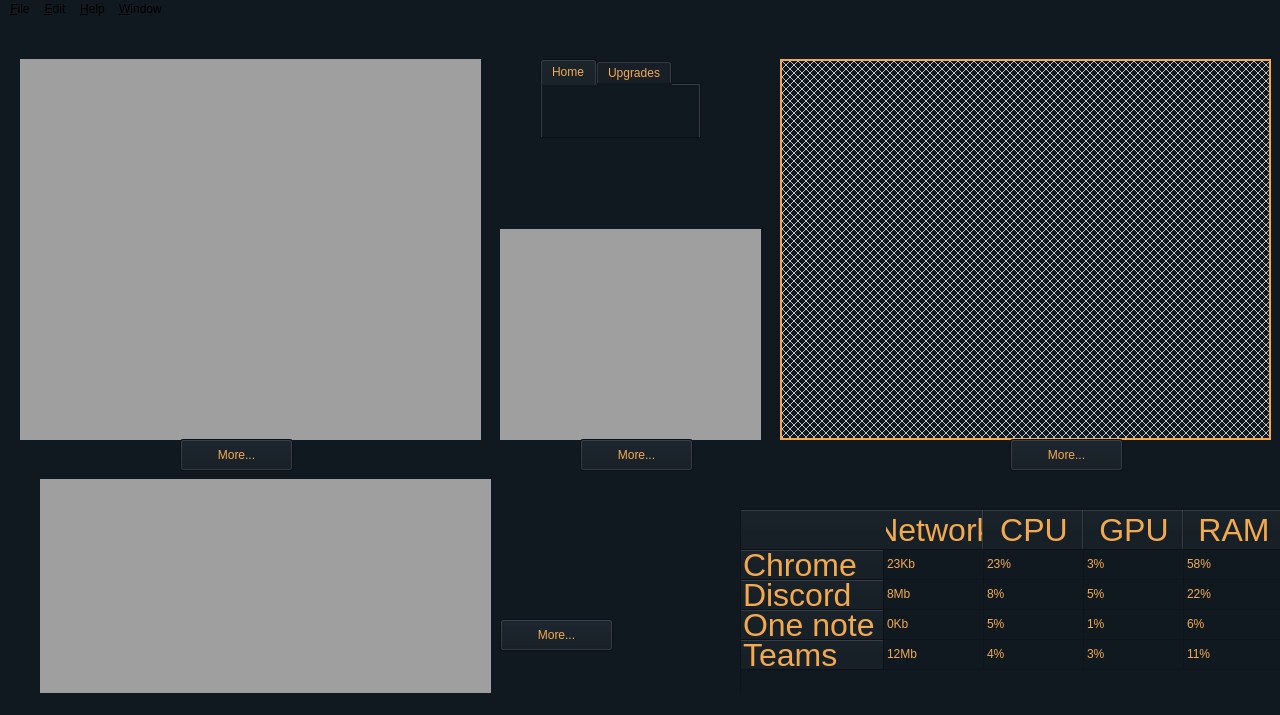
<?xml version="1.0" encoding="UTF-8"?>
<ui version="4.0">
 <class>MainWindow</class>
 <widget class="QMainWindow" name="MainWindow">
  <property name="geometry">
   <rect>
    <x>0</x>
    <y>0</y>
    <width>1280</width>
    <height>715</height>
   </rect>
  </property>
  <property name="windowTitle">
   <string>MainWindow</string>
  </property>
  <property name="styleSheet">
   <string notr="true">background-color: rgb(16, 24, 32)</string>
  </property>
  <widget class="QWidget" name="centralwidget">
   <widget class="QTabWidget" name="tabWidget">
    <property name="geometry">
     <rect>
      <x>540</x>
      <y>40</y>
      <width>161</width>
      <height>80</height>
     </rect>
    </property>
    <property name="minimumSize">
     <size>
      <width>3</width>
      <height>0</height>
     </size>
    </property>
    <property name="cursor">
     <cursorShape>PointingHandCursor</cursorShape>
    </property>
    <property name="toolTip">
     <string>Change the visible page</string>
    </property>
    <property name="accessibleName">
     <string/>
    </property>
    <property name="layoutDirection">
     <enum>Qt::LeftToRight</enum>
    </property>
    <property name="styleSheet">
     <string notr="true">
color: rgb(242, 170, 76)

</string>
    </property>
    <property name="tabPosition">
     <enum>QTabWidget::North</enum>
    </property>
    <property name="tabShape">
     <enum>QTabWidget::Rounded</enum>
    </property>
    <property name="currentIndex">
     <number>0</number>
    </property>
    <widget class="QWidget" name="tab">
     <attribute name="title">
      <string>Home</string>
     </attribute>
    </widget>
    <widget class="QWidget" name="Upgrades">
     <attribute name="title">
      <string>Upgrades</string>
     </attribute>
    </widget>
   </widget>
   <widget class="QMdiArea" name="RightChart">
    <property name="geometry">
     <rect>
      <x>780</x>
      <y>40</y>
      <width>491</width>
      <height>381</height>
     </rect>
    </property>
    <property name="styleSheet">
     <string notr="true">
color: rgb(242, 170, 76)

</string>
    </property>
    <property name="frameShape">
     <enum>QFrame::WinPanel</enum>
    </property>
    <property name="frameShadow">
     <enum>QFrame::Plain</enum>
    </property>
    <property name="background">
     <brush brushstyle="DiagCrossPattern">
      <color alpha="255">
       <red>191</red>
       <green>191</green>
       <blue>191</blue>
      </color>
     </brush>
    </property>
    <property name="tabShape">
     <enum>QTabWidget::Rounded</enum>
    </property>
   </widget>
   <widget class="QTableWidget" name="dataTable">
    <property name="geometry">
     <rect>
      <x>740</x>
      <y>490</y>
      <width>561</width>
      <height>361</height>
     </rect>
    </property>
    <property name="mouseTracking">
     <bool>false</bool>
    </property>
    <property name="styleSheet">
     <string notr="true">color: rgb(242, 170, 76)


</string>
    </property>
    <property name="showGrid">
     <bool>true</bool>
    </property>
    <row>
     <property name="text">
      <string>Chrome</string>
     </property>
     <property name="font">
      <font>
       <pointsize>24</pointsize>
      </font>
     </property>
    </row>
    <row>
     <property name="text">
      <string>Discord</string>
     </property>
     <property name="font">
      <font>
       <pointsize>24</pointsize>
      </font>
     </property>
    </row>
    <row>
     <property name="text">
      <string>One note</string>
     </property>
     <property name="font">
      <font>
       <pointsize>24</pointsize>
      </font>
     </property>
    </row>
    <row>
     <property name="text">
      <string>Teams</string>
     </property>
     <property name="font">
      <font>
       <pointsize>24</pointsize>
      </font>
     </property>
    </row>
    <column>
     <property name="text">
      <string>Network</string>
     </property>
     <property name="font">
      <font>
       <pointsize>24</pointsize>
      </font>
     </property>
    </column>
    <column>
     <property name="text">
      <string>CPU</string>
     </property>
     <property name="font">
      <font>
       <pointsize>24</pointsize>
      </font>
     </property>
    </column>
    <column>
     <property name="text">
      <string>GPU</string>
     </property>
     <property name="font">
      <font>
       <pointsize>24</pointsize>
      </font>
     </property>
    </column>
    <column>
     <property name="text">
      <string>RAM</string>
     </property>
     <property name="font">
      <font>
       <pointsize>24</pointsize>
      </font>
     </property>
    </column>
    <item row="0" column="0">
     <property name="text">
      <string>23Kb</string>
     </property>
    </item>
    <item row="0" column="1">
     <property name="text">
      <string>23%</string>
     </property>
    </item>
    <item row="0" column="2">
     <property name="text">
      <string>3%</string>
     </property>
    </item>
    <item row="0" column="3">
     <property name="text">
      <string>58%</string>
     </property>
    </item>
    <item row="1" column="0">
     <property name="text">
      <string>8Mb</string>
     </property>
    </item>
    <item row="1" column="1">
     <property name="text">
      <string>8%</string>
     </property>
    </item>
    <item row="1" column="2">
     <property name="text">
      <string>5%</string>
     </property>
    </item>
    <item row="1" column="3">
     <property name="text">
      <string>22%</string>
     </property>
    </item>
    <item row="2" column="0">
     <property name="text">
      <string>0Kb</string>
     </property>
    </item>
    <item row="2" column="1">
     <property name="text">
      <string>5%</string>
     </property>
    </item>
    <item row="2" column="2">
     <property name="text">
      <string>1%</string>
     </property>
    </item>
    <item row="2" column="3">
     <property name="text">
      <string>6%</string>
     </property>
    </item>
    <item row="3" column="0">
     <property name="text">
      <string>12Mb</string>
     </property>
    </item>
    <item row="3" column="1">
     <property name="text">
      <string>4%</string>
     </property>
    </item>
    <item row="3" column="2">
     <property name="text">
      <string>3%</string>
     </property>
    </item>
    <item row="3" column="3">
     <property name="text">
      <string>11%</string>
     </property>
    </item>
   </widget>
   <widget class="QMdiArea" name="mdiArea">
    <property name="geometry">
     <rect>
      <x>20</x>
      <y>40</y>
      <width>461</width>
      <height>381</height>
     </rect>
    </property>
    <property name="styleSheet">
     <string notr="true">
color: rgb(242, 170, 76)

</string>
    </property>
   </widget>
   <widget class="QMdiArea" name="mdiArea_2">
    <property name="geometry">
     <rect>
      <x>500</x>
      <y>210</y>
      <width>261</width>
      <height>211</height>
     </rect>
    </property>
    <property name="styleSheet">
     <string notr="true">
color: rgb(242, 170, 76)

</string>
    </property>
   </widget>
   <widget class="QMdiArea" name="mdiArea_3">
    <property name="geometry">
     <rect>
      <x>40</x>
      <y>460</y>
      <width>451</width>
      <height>271</height>
     </rect>
    </property>
    <property name="styleSheet">
     <string notr="true">
color: rgb(242, 170, 76)

</string>
    </property>
   </widget>
   <widget class="QPushButton" name="moreButton1">
    <property name="geometry">
     <rect>
      <x>180</x>
      <y>420</y>
      <width>113</width>
      <height>32</height>
     </rect>
    </property>
    <property name="cursor">
     <cursorShape>PointingHandCursor</cursorShape>
    </property>
    <property name="styleSheet">
     <string notr="true">
color: rgb(242, 170, 76)

</string>
    </property>
    <property name="text">
     <string>More...</string>
    </property>
   </widget>
   <widget class="QPushButton" name="moreButton3">
    <property name="geometry">
     <rect>
      <x>1010</x>
      <y>420</y>
      <width>113</width>
      <height>32</height>
     </rect>
    </property>
    <property name="cursor">
     <cursorShape>PointingHandCursor</cursorShape>
    </property>
    <property name="styleSheet">
     <string notr="true">
color: rgb(242, 170, 76)

</string>
    </property>
    <property name="text">
     <string>More...</string>
    </property>
   </widget>
   <widget class="QPushButton" name="moreButton2">
    <property name="geometry">
     <rect>
      <x>580</x>
      <y>420</y>
      <width>113</width>
      <height>32</height>
     </rect>
    </property>
    <property name="cursor">
     <cursorShape>PointingHandCursor</cursorShape>
    </property>
    <property name="styleSheet">
     <string notr="true">
color: rgb(242, 170, 76)

</string>
    </property>
    <property name="text">
     <string>More...</string>
    </property>
   </widget>
   <widget class="QPushButton" name="moreButton4">
    <property name="geometry">
     <rect>
      <x>500</x>
      <y>600</y>
      <width>113</width>
      <height>32</height>
     </rect>
    </property>
    <property name="cursor">
     <cursorShape>PointingHandCursor</cursorShape>
    </property>
    <property name="styleSheet">
     <string notr="true">
color: rgb(242, 170, 76)

</string>
    </property>
    <property name="text">
     <string>More...</string>
    </property>
   </widget>
  </widget>
  <widget class="QMenuBar" name="menubar">
   <property name="geometry">
    <rect>
     <x>0</x>
     <y>0</y>
     <width>1280</width>
     <height>22</height>
    </rect>
   </property>
   <widget class="QMenu" name="menu_File">
    <property name="title">
     <string>&amp;File</string>
    </property>
    <addaction name="action_Logout"/>
    <addaction name="separator"/>
    <addaction name="action_Quit"/>
   </widget>
   <widget class="QMenu" name="menu_Edit">
    <property name="title">
     <string>&amp;Edit</string>
    </property>
   </widget>
   <widget class="QMenu" name="menu_Help">
    <property name="title">
     <string>&amp;Help</string>
    </property>
    <widget class="QMenu" name="menu_Readme_file">
     <property name="title">
      <string>&amp;Readme file</string>
     </property>
     <addaction name="separator"/>
     <addaction name="action_Open_git"/>
     <addaction name="action_Open_Readme"/>
    </widget>
    <addaction name="menu_Readme_file"/>
    <addaction name="separator"/>
    <addaction name="actionPC_part_picker"/>
   </widget>
   <widget class="QMenu" name="menu_Window">
    <property name="title">
     <string>&amp;Window</string>
    </property>
    <addaction name="actionMinimise"/>
    <addaction name="action_Maximise"/>
    <addaction name="action_Windowed"/>
   </widget>
   <addaction name="menu_File"/>
   <addaction name="menu_Edit"/>
   <addaction name="menu_Help"/>
   <addaction name="menu_Window"/>
  </widget>
  <widget class="QStatusBar" name="statusbar"/>
  <action name="action_Logout">
   <property name="text">
    <string>&amp;Logout</string>
   </property>
   <property name="toolTip">
    <string>Log the current user out</string>
   </property>
  </action>
  <action name="action_Quit">
   <property name="text">
    <string>&amp;Quit</string>
   </property>
   <property name="toolTip">
    <string>Quit the application and suspend current processes</string>
   </property>
   <property name="shortcut">
    <string>Alt+Shift+Q</string>
   </property>
  </action>
  <action name="action_Open_git">
   <property name="text">
    <string>&amp;Open git</string>
   </property>
  </action>
  <action name="action_Open_Readme">
   <property name="text">
    <string>&amp;Open Readme</string>
   </property>
  </action>
  <action name="actionPC_part_picker">
   <property name="text">
    <string>PC part picker...</string>
   </property>
   <property name="toolTip">
    <string>Send me to pc part pickers website</string>
   </property>
  </action>
  <action name="actionMinimise">
   <property name="text">
    <string>Minimise</string>
   </property>
  </action>
  <action name="action_Maximise">
   <property name="text">
    <string>&amp;Maximise</string>
   </property>
  </action>
  <action name="action_Windowed">
   <property name="text">
    <string>&amp;Windowed</string>
   </property>
  </action>
 </widget>
 <tabstops>
  <tabstop>tabWidget</tabstop>
  <tabstop>moreButton1</tabstop>
  <tabstop>moreButton2</tabstop>
  <tabstop>moreButton3</tabstop>
  <tabstop>moreButton4</tabstop>
  <tabstop>dataTable</tabstop>
 </tabstops>
 <resources/>
 <connections>
  <connection>
   <sender>tabWidget</sender>
   <signal>tabBarClicked(int)</signal>
   <receiver>tabWidget</receiver>
   <slot>setCurrentIndex(int)</slot>
   <hints>
    <hint type="sourcelabel">
     <x>643</x>
     <y>83</y>
    </hint>
    <hint type="destinationlabel">
     <x>588</x>
     <y>127</y>
    </hint>
   </hints>
  </connection>
  <connection>
   <sender>moreButton2</sender>
   <signal>clicked()</signal>
   <receiver>MainWindow</receiver>
   <slot>openMorePage()</slot>
   <hints>
    <hint type="sourcelabel">
     <x>679</x>
     <y>461</y>
    </hint>
    <hint type="destinationlabel">
     <x>756</x>
     <y>458</y>
    </hint>
   </hints>
  </connection>
  <connection>
   <sender>moreButton1</sender>
   <signal>clicked()</signal>
   <receiver>MainWindow</receiver>
   <slot>openMorePage()</slot>
   <hints>
    <hint type="sourcelabel">
     <x>286</x>
     <y>455</y>
    </hint>
    <hint type="destinationlabel">
     <x>334</x>
     <y>455</y>
    </hint>
   </hints>
  </connection>
  <connection>
   <sender>moreButton3</sender>
   <signal>clicked()</signal>
   <receiver>MainWindow</receiver>
   <slot>openMorePage()</slot>
   <hints>
    <hint type="sourcelabel">
     <x>1096</x>
     <y>451</y>
    </hint>
    <hint type="destinationlabel">
     <x>1197</x>
     <y>462</y>
    </hint>
   </hints>
  </connection>
  <connection>
   <sender>moreButton4</sender>
   <signal>clicked()</signal>
   <receiver>MainWindow</receiver>
   <slot>openMorePage()</slot>
   <hints>
    <hint type="sourcelabel">
     <x>548</x>
     <y>637</y>
    </hint>
    <hint type="destinationlabel">
     <x>548</x>
     <y>684</y>
    </hint>
   </hints>
  </connection>
 </connections>
 <slots>
  <slot>openMorePage()</slot>
 </slots>
</ui>
